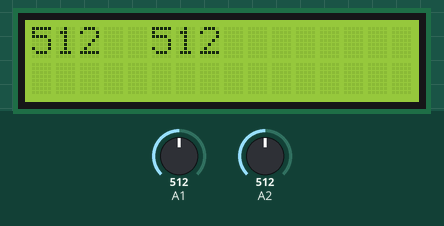
Bench run of a sketch on a simulated Arduino Uno, built with avr-gcc and run on an emulated ATmega328P. On the bench: 16×2 character LCD. Inputs (shaded band) come from the test bench; at power-on: A1 = 512, A2 = 512.

Above: at 0.21 s.
1.3 s: A1 set to 716
4.3 s: A2 set to 716
7.3 s: A1 set to 900
10.3 s: A2 set to 900
13.3 s: A1 set to 1023
16.3 s: A2 set to 1023
At 16.5 s:
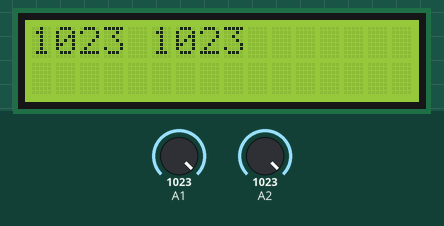
Timing chart, 0 to 18.8 s (numbered marks = the images above; inputs shaded):
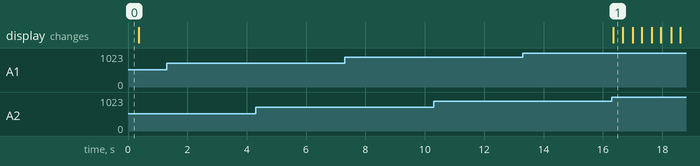

The sketch:

rotativo_mouse.ino
```cpp
#include <LiquidCrystal.h>

LiquidCrystal lcd(2, 3, 7, 6, 5, 4);

int sensorValue1 = 0;
int sensorValue2 = 0;
int destra = 0;
int sinistra = 0;

void setup() {
  lcd.begin(16, 2);
  pinMode(A1, INPUT);
  pinMode(A2, INPUT);
}

void loop() {
  sensorValue1 = analogRead(A1);
  sensorValue2 = analogRead(A2);
  //if (sensorValue1=HIGH) {
  //  destra++;
  //  delay(100);
  //  lcd.clear();
  //}
  //if (sensorValue2=HIGH) {
  //  sinistra++;
  //  delay(100);
  //  lcd.clear();
  //}
  //lcd.setCursor(0, 0);
  //lcd.print(destra);
  //lcd.setCursor(5, 0);
  //lcd.print(sinistra);
  lcd.setCursor(0, 0);
  lcd.print(sensorValue1);
  lcd.setCursor(5, 0);
  lcd.print(sensorValue2);
  delay(10);
  lcd.clear();
}
```

Measured:
- after the input at 1.3 s, every drawn part: stays the same
- after the input at 4.3 s, every drawn part: stays the same
- after the input at 7.3 s, every drawn part: stays the same
- after the input at 10.3 s, every drawn part: stays the same
- after the input at 13.3 s, every drawn part: stays the same
- after the input at 16.3 s, the display: changes after 0.05 s (image 1)
